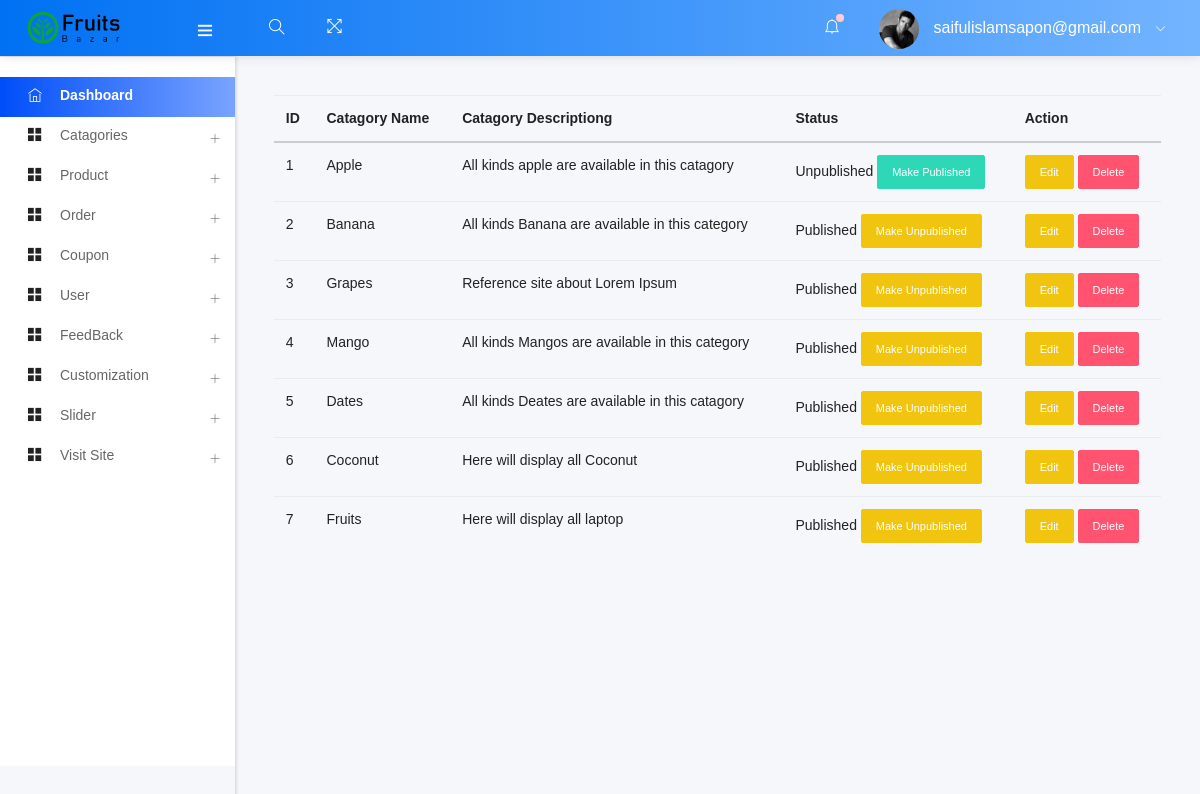
/admin/manage_cata.php (signed in), run on the app's committed database.
### tables this page shows
CREATE TABLE `add_logo` (
  `id` int(10) NOT NULL,
  `img` varchar(200) NOT NULL
);

CREATE TABLE `catagory` (
  `ctg_id` int(11) NOT NULL,
  `ctg_name` varchar(60) NOT NULL,
  `ctg_des` varchar(150) NOT NULL,
  `ctg_status` tinyint(3) NOT NULL
);

### admin/manage_cata.php (called while the page is built, shortened)
<?php
    include ("template.php");
?>

### admin/class/adminback.php (called while the page is built, shortened)
<?php
class  adminback
{
    private $connection;
    function __construct()
    {
        $dbhost = "localhost";
        $dbuser = "root";
        $dbpass = "";
        $dbname = "ecommerce";
        $this->connection = mysqli_connect($dbhost, $dbuser, $dbpass, $dbname);
    }
    function display_catagory()
    {
        $query = "SELECT * FROM `catagory`";
        if (mysqli_query($this->connection, $query)) {
            $ctg_info = mysqli_query($this->connection, $query);
            return $ctg_info;
        }
    }
    function display_logo()
    {
        $query = "SELECT * FROM add_logo";
        if (mysqli_query($this->connection, $query)) {
            $pdt_info = mysqli_query($this->connection, $query);
            return $pdt_info;
        }
    }
}

### admin/views/manage_cata_view.php (the view, shortened to what this page needs)
<?php
    $catagories = $obj-> display_catagory();
?>
<div >
    <table class="table">
        <thead>
            <tr>
                <th>ID</th>
                <th>Catagory Name</th>
                <th>Catagory Descriptiong</th>
                <th>Status</th>
                <th>Action</th>
            </tr>
        </thead>
        <tbody>
           <?php while($ctg = mysqli_fetch_assoc($catagories)){ ?>
            <tr>
                <td><?php echo $ctg['ctg_id'] ?></td>
                <td><?php echo $ctg['ctg_name'] ?></td>
                <td><?php echo $ctg['ctg_des'] ?></td>
                <td>
                    <?php
                    if($ctg['ctg_status']==0)
                    {echo "Unpublished";
                         ?>
                         <a href="?status=published&&id=<?php echo $ctg['ctg_id'] ?>" class="btn btn-sm btn-success">Make Published</a>
                        <?php
                    }
                    else{echo "Published";
                    ?>
                     <a href="?status=unpublished&&id=<?php echo $ctg['ctg_id'] ?>" class="btn btn-sm btn-warning">Make Unpublished</a>
                        <?php
                    }
                    ?>
                </td>
                <td>
                    <a href="edit_cata.php?status=edit&&id=<?php echo $ctg['ctg_id'] ?>" class="btn btn-sm btn-warning">Edit</a>
                    <a href="?status=delete&&id=<?php echo $ctg['ctg_id'] ?>" class="btn btn-sm btn-danger">Delete</a>
                </td>
            </tr>
            <?php
                }
            ?>
        </tbody>
    </table>
</div>

### admin/includes/headernav.php (shortened to what this page needs)
<nav class="navbar header-navbar pcoded-header">
               <div class="navbar-wrapper">
                   <div class="navbar-logo">
                       <a class="mobile-menu" id="mobile-collapse" href="#!">
                           <i class="ti-menu"></i>
                       </a>
                       <a href="index.php">
                       <?php
                        $obj=new adminback();
                        $logo_info = $obj->display_logo();
                        $logo = mysqli_fetch_assoc($logo_info);
                       ?>
                           <img class="img-fluid" src="uploads/<?php echo $logo['img']; ?>" alt="Theme-Logo" />
                       </a>
                   </div>
                   <div class="navbar-container container-fluid">
                       <ul class="nav-left">
                           <li class="header-search">
                               <div class="main-search morphsearch-search">
                                   <div class="input-group">
                                       <input type="text" class="form-control">
                                       <span class="input-group-addon search-btn"><i class="ti-search"></i></span>
                                   </div>
                               </div>
                           </li>
                           <li>
                               <a href="#!" onclick="javascript:toggleFullScreen()">
                                   <i class="ti-fullscreen"></i>
                               </a>
                           </li>
                       </ul>
                       <ul class="nav-right">
                           <li class="header-notification">
                               <a href="#!">
                                   <i class="ti-bell"></i>
                                   <span class="badge bg-c-pink"></span>
                               </a>
                           </li>
                           <li class="user-profile header-notification">
                               <a href="#!">
                                   <img src="assets/images/avatar-4.jpg" class="img-radius" alt="User-Profile-Image">
                                   <span> <?php echo $admin_email ?> </span>
                                   <i class="ti-angle-down"></i>
                               </a>
                           </li>
                       </ul>
                   </div>
               </div>
           </nav>

### data on the page
add_logo: img (picture)
catagory: ctg_id "1", ctg_name "Apple", ctg_des "All kinds apple are available in this catagory"
catagory: ctg_id "2", ctg_name "Banana", ctg_des "All kinds Banana are available in this category"
catagory: ctg_id "3", ctg_name "Grapes", ctg_des "Reference site about Lorem Ipsum"
catagory: ctg_id "4", ctg_name "Mango", ctg_des "All kinds Mangos are available in this category"
catagory: ctg_id "5", ctg_name "Dates", ctg_des "All kinds Deates are available in this catagory"
catagory: ctg_id "6", ctg_name "Coconut", ctg_des "Here will display all Coconut"
catagory: ctg_id "7", ctg_name "Fruits", ctg_des "Here will display all laptop"

### other printed values
$admin_email "saifulislamsapon@gmail.com"
